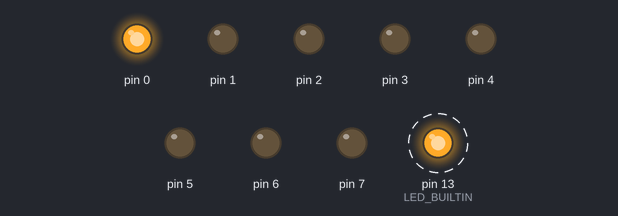
Bench run of a sketch on a simulated Arduino Uno, built with avr-gcc and run on an emulated ATmega328P. On the bench: output pins drawn as LEDs (lit = HIGH). Dashed ring = blinking.

Above: at 0.5 s.
Timing chart, 0 to 4.6 s (numbered marks = the images above):
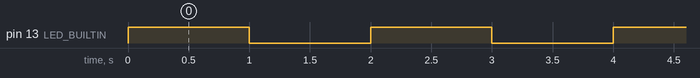

The sketch:

cxrctld-uno-autek.ino
```cpp
/*
 * cxrctlfw-uno-autek
 * Stanislaw Grams <stanislawgrams@gmail.com>
 *
 * Firmware for AUTEK TYPE 18 (18-D-DIP)
 * coaxial relay hooked to Arduino Uno R3
 *
 * cxrctld-uno-autek.ino
*/
#include <string.h>

#define CXR_DEFAULT_NAME         "AUTEK TYPE 18: 18-D-DIP"
#define CXR_DEFAULT_NAME_MAX_LEN 32
#define CXR_DEFAULT_IPORTS       8
#define CXR_DEFAULT_OPORTS       1

typedef struct {
  char    name[CXR_DEFAULT_NAME_MAX_LEN];
  uint8_t iport_num;
  uint8_t oport_num;
} cxr_info_t;

typedef struct {
  uint8_t iport[CXR_DEFAULT_IPORTS];
  uint8_t oport[CXR_DEFAULT_OPORTS];
} cxr_state_t;

cxr_info_t  m_info;
cxr_state_t m_state;

const void _init_info (cxr_info_t *info) {
  // check input parameters
  if (!info) return;

  // name
  strncpy (info->name, CXR_DEFAULT_NAME, CXR_DEFAULT_NAME_MAX_LEN);

  // in ports
  info->iport_num = (uint8_t)CXR_DEFAULT_IPORTS;

  // out ports
  info->oport_num = (uint8_t)CXR_DEFAULT_OPORTS;
}

const void _init_state (cxr_state_t *state) {
  // check input parameters
  if (!state) return;

  // zero-out whole state
  memset (state, 0, sizeof (*state));
}

int _toggle_iport (cxr_info_t *info, cxr_state_t *state, uint8_t p) {
  // check input parameters
  if (!info || !state) return -1;

  // validate port
  if (p >= info->iport_num) {
    return -2;
  }

  // iport toggle
  state->iport[p] = !digitalRead (p);
  digitalWrite (p, state->iport[p]);

  return 0;
}

int _toggle_oport (cxr_info_t *info, cxr_state_t *state, uint8_t p) {
  // check input parameters
  if (!info || !state) return -1;

  // oport toggle unsupported on AUTEK TYPE 18: 18-D-DIP
  return -2;
}

int _init_si (cxr_info_t *info, cxr_state_t *state) {
  int rv = 0;

  // initialize input ports
  // by default GPIO pins [0 ... iport_num] are used for the coax relay
  for (int i = 0; i < info->iport_num; i++) {
    pinMode (i, OUTPUT);
    digitalWrite (i, LOW); // make sure all initialized to zero
  }

  // set default input port
  rv = _toggle_iport (info, state, 0); // default: 0
  if (rv) return rv;

  // initialize output ports
  // rv = _toggle_oport (0); // default: N/A (single output port for AUTEK TYPE 18: 18-D-DIP)

  return rv;
}

void setup () {
  // initialize info & state
  _init_info (&m_info);
  _init_state (&m_state);

  // initialize silicon
  _init_si (&m_info, &m_state);

  // debug BEGIN
  pinMode(LED_BUILTIN, OUTPUT);
  // debug END
}

void loop() {
  digitalWrite(LED_BUILTIN, HIGH);   // turn the LED on (HIGH is the voltage level)
  delay(1000);                       // wait for a second
  digitalWrite(LED_BUILTIN, LOW);    // turn the LED off by making the voltage LOW
  delay(1000);                       // wait for a second
}
```

Measured:
- by itself, pin 13 (LED_BUILTIN): alternates HIGH for 1.0 s and LOW for 1.0 s
